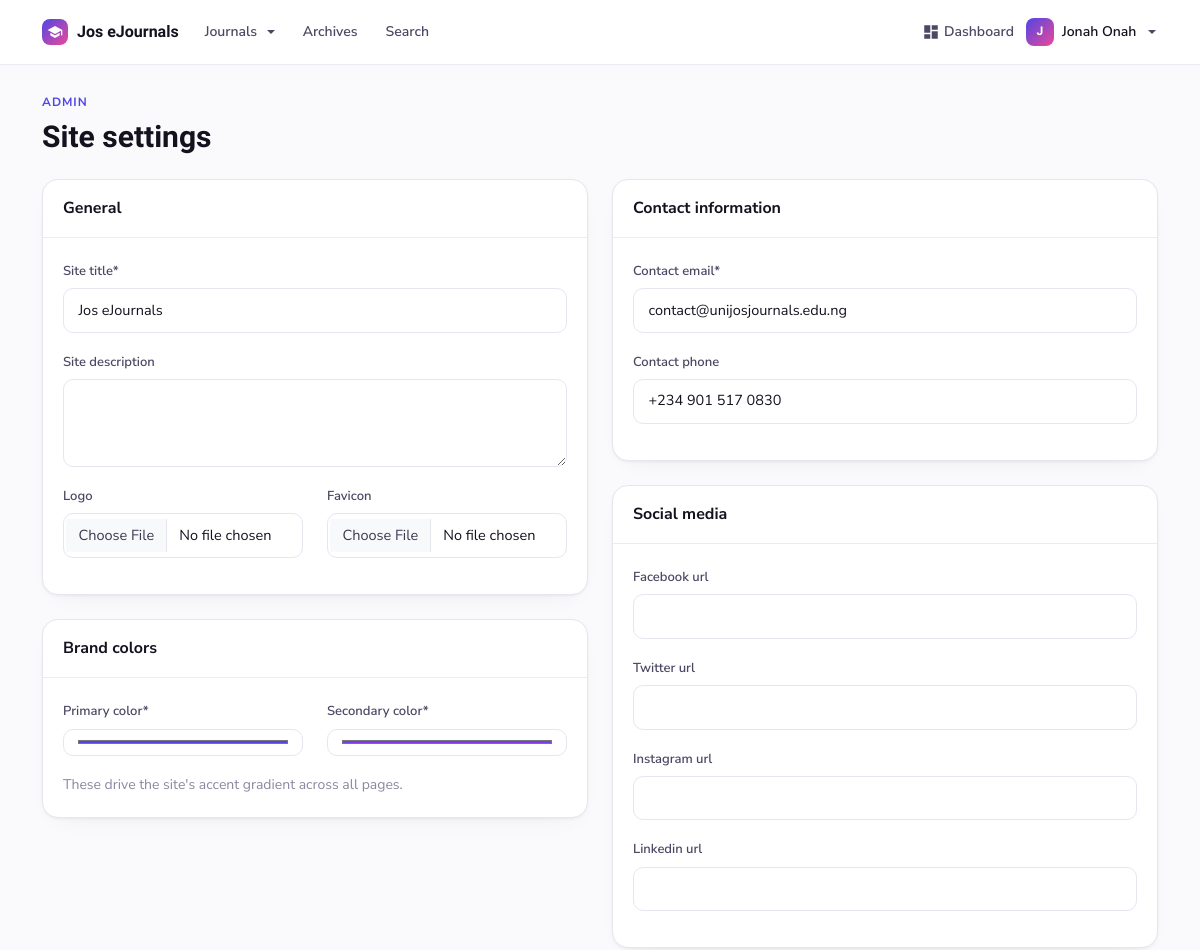
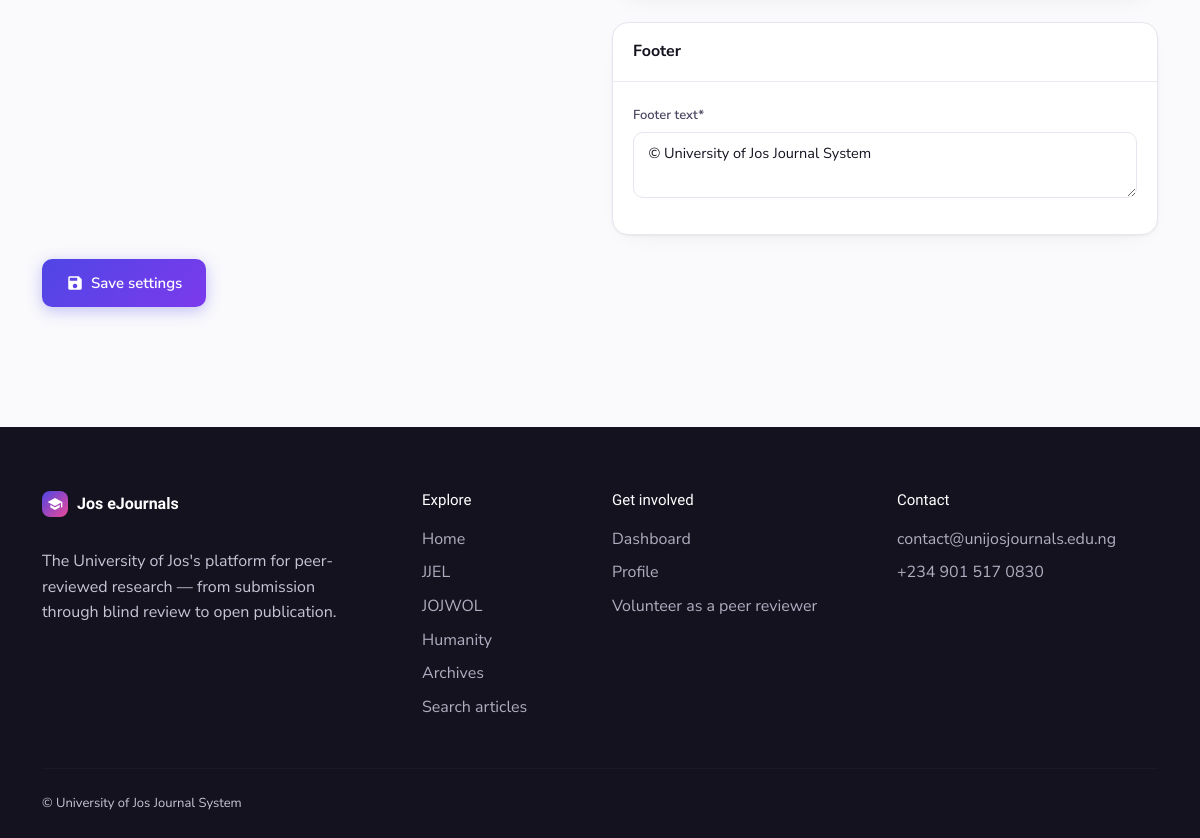
/management/site-settings/ (signed in), run on the app's committed database (2 pictures, top to bottom).
### journalapp/models.py (models this page shows, shortened)
class SiteSettings(models.Model):
    site_title = models.CharField(max_length=100, default="University of Jos Journal System")
    site_description = models.TextField(blank=True)
    logo = models.ImageField(upload_to='site_images', blank=True, null=True)
    favicon = models.ImageField(upload_to='site_images', blank=True, null=True)
    primary_color = models.CharField(max_length=20, default="#007bff")
    secondary_color = models.CharField(max_length=20, default="#6c757d")
    footer_text = models.TextField(default="© University of Jos Journal System")
    contact_email = models.EmailField(default="contact@unijosjournals.edu.ng")
    contact_phone = models.CharField(max_length=20, blank=True)
    facebook_url = models.URLField(blank=True)
    twitter_url = models.URLField(blank=True)
    instagram_url = models.URLField(blank=True)
    linkedin_url = models.URLField(blank=True)
    class Meta:
        verbose_name = "Site Settings"
        verbose_name_plural = "Site Settings"

class CustomUser(AbstractBaseUser, PermissionsMixin):
    email = models.EmailField(unique=True)
    first_name = models.CharField(max_length=30, blank=True)
    last_name = models.CharField(max_length=30, blank=True)
    is_active = models.BooleanField(default=True)
    is_staff = models.BooleanField(default=False)
    date_joined = models.DateTimeField(default=timezone.now)
    objects = CustomUserManager()
    USERNAME_FIELD = 'email'
    REQUIRED_FIELDS = []
    class Meta:
        verbose_name = 'User'
        verbose_name_plural = 'Users'
    def get_full_name(self):
        return f"{self.first_name} {self.last_name}".strip()

class Journal(models.Model):
    name = models.CharField(max_length=200)
    slug = models.SlugField(
        max_length=80, unique=True,
        help_text="Used in the journal's web address, e.g. 'jjel'."
    )
    abbreviation = models.CharField(
        max_length=20, blank=True,
        help_text="Short form, e.g. 'JJEL'. Shown on the journal card when no logo is set."
    )
    tagline = models.CharField(
        max_length=255, blank=True,
        help_text="One line shown under the journal name."
    )
    description = RichTextField(blank=True)
    about = RichTextField(
        blank=True,
        help_text="Aims and scope — the main text on the journal's home page."
    )
    logo = models.ImageField(
        upload_to='journal_logos', blank=True, null=True,
        help_text="Square-ish logo used on the journal cards."
    )
    cover_image = models.ImageField(upload_to='journal_covers', blank=True, null=True)
    issn_print = models.CharField(max_length=20, blank=True, verbose_name="ISSN (Print)")
    issn_online = models.CharField(max_length=20, blank=True, verbose_name="ISSN (Online)")
    published_by = models.CharField(
        max_length=255, blank=True,
        help_text="e.g. 'Department of English, University of Jos'."
    )
    contact_email = models.EmailField(blank=True)
    department = models.ForeignKey(
        Department, on_delete=models.SET_NULL, null=True, blank=True,
        related_name='journals',
        help_text="Optional internal grouping. Not shown to visitors."
    )
    order = models.PositiveIntegerField(
        default=0, help_text="Controls the order journals appear in on the home page."
    )
    is_active = models.BooleanField(
        default=True, help_text="Untick to hide this journal from the public site."
    )
    class Meta:
        ordering = ['order', 'name']

### journalapp/views.py (the view)
# urls.py: path('management/site-settings/', views.site_settings, name='site_settings'),
@staff_member_required
def site_settings(request):
    settings, created = SiteSettings.objects.get_or_create(pk=1)
    if request.method == 'POST':
        form = SiteSettingsForm(request.POST, request.FILES, instance=settings)
        if form.is_valid():
            form.save()
            messages.success(request, 'Site settings updated successfully!')
            return redirect('site_settings')
    else:
        form = SiteSettingsForm(instance=settings)
    context = {
        'form': form,
        'title': 'Site Settings'
    }
    return render(request, 'journalapp/site_settings.html', context)

### journalapp/forms.py
class SiteSettingsForm(forms.ModelForm):
    class Meta:
        model = SiteSettings
        fields = '__all__'
        widgets = {
            'site_description': forms.Textarea(attrs={'rows': 3}),
            'footer_text': forms.Textarea(attrs={'rows': 2}),
            'primary_color': forms.TextInput(attrs={'type': 'color'}),
            'secondary_color': forms.TextInput(attrs={'type': 'color'}),
        }

### journalapp/context_processors.py (called while the page is built)
def site_settings(request):
    try:
        settings = SiteSettings.objects.first()
        if not settings:
            settings = SiteSettings.objects.create()
    except:
        settings = None
    return {'site_settings': settings}

def journal_roles(request):
    user = getattr(request, 'user', None)
    if not (user and user.is_authenticated):
        return {'can_manage_journals': False, 'can_manage_journal_content': False}
    return {
        'can_manage_journals': can_manage_any_journal(user, roles=WORKFLOW_ROLES),
        'can_manage_journal_content': can_manage_any_journal(user, roles=CONTENT_ROLES),
    }

def nav_journals(request):
    return {
        'nav_journals': Journal.objects.filter(is_active=True).only(
            'name', 'slug', 'abbreviation'
        )
    }

### journalapp/permissions.py (called while the page is built)
def is_site_admin(user):
    return bool(
        user
        and user.is_authenticated
        and (user.is_superuser or user.is_staff)
    )

def can_manage_any_journal(user, roles=None):
    if is_site_admin(user):
        return True
    return journals_for(user, roles=roles).exists()

### journalapp/templates/journalapp/site_settings.html (shortened to what this page needs)
{% extends 'journalapp/base.html' %}
{% load crispy_forms_tags %}
{% block content %}
<div class="container py-4">
    <div class="mb-4">
        <span class="uj-kicker">Admin</span>
        <h1 class="mt-1 mb-0" style="font-size:30px;">Site settings</h1>
    </div>
    <form method="POST" enctype="multipart/form-data">
        <div class="row g-4">
            <div class="col-lg-6">
                <div class="card mb-4">
                    <div class="card-header">General</div>
                    <div class="card-body">
                        {{ form.site_title|as_crispy_field }}
                        {{ form.site_description|as_crispy_field }}
                        <div class="row">
                            <div class="col-md-6">
                                {{ form.logo|as_crispy_field }}
                            </div>
                            <div class="col-md-6">
                                {{ form.favicon|as_crispy_field }}
                            </div>
                        </div>
                    </div>
                </div>
                <div class="card">
                    <div class="card-header">Brand colors</div>
                    <div class="card-body">
                        <div class="row">
                            <div class="col-md-6">{{ form.primary_color|as_crispy_field }}</div>
                            <div class="col-md-6">{{ form.secondary_color|as_crispy_field }}</div>
                        </div>
                        <small class="text-muted">These drive the site's accent gradient across all pages.</small>
                    </div>
                </div>
            </div>
            <div class="col-lg-6">
                <div class="card mb-4">
                    <div class="card-header">Contact information</div>
                    <div class="card-body">
                        {{ form.contact_email|as_crispy_field }}
                        {{ form.contact_phone|as_crispy_field }}
                    </div>
                </div>
                <div class="card mb-4">
                    <div class="card-header">Social media</div>
                    <div class="card-body">
                        {{ form.facebook_url|as_crispy_field }}
                        {{ form.twitter_url|as_crispy_field }}
                        {{ form.instagram_url|as_crispy_field }}
                        {{ form.linkedin_url|as_crispy_field }}
                    </div>
                </div>
                <div class="card">
                    <div class="card-header">Footer</div>
                    <div class="card-body">{{ form.footer_text|as_crispy_field }}</div>
                </div>
            </div>
        </div>
        <div class="mt-4">
            <button type="submit" class="btn btn-primary btn-lg"><i class="material-icons" style="font-size:18px;">save</i> Save settings</button>
        </div>
    </form>
</div>
{% endblock %}

### journalapp/templates/journalapp/base.html (shortened to what this page needs)
{% load static %}
<!DOCTYPE html>
<html lang="en">
<head>
    <link href="https://cdn.jsdelivr.net/npm/bootstrap@5.3.0-alpha1/dist/css/bootstrap.min.css" rel="stylesheet">
    <link rel="stylesheet" href="https://cdnjs.cloudflare.com/ajax/libs/font-awesome/6.0.0-beta3/css/all.min.css">
    <link href="{% static 'css/theme.css' %}" rel="stylesheet">
</head>
<body class="d-flex flex-column min-vh-100">
    <header>
        <nav class="navbar navbar-expand-lg uj-navbar">
            <div class="container">
                <a class="uj-brand me-lg-4" href="{% url 'home' %}">
                    <span class="uj-brand-mark">
                        {% if site_settings.logo %}
                        <img src="{{ site_settings.logo.url }}" alt="{{ site_settings.site_title }}">
                        {% else %}
                        <i class="material-icons" style="font-size:16px;">school</i>
                        {% endif %}
                    </span>
                    <span>{{ site_settings.site_title|default:"UniJos Journals" }}</span>
                </a>
                <div class="collapse navbar-collapse" id="navbarNav">
                    <ul class="navbar-nav align-items-lg-center gap-lg-4 me-auto mt-3 mt-lg-0">
                        <li class="nav-item dropdown">
                            <a class="uj-nav-link dropdown-toggle" href="{% url 'journal_list' %}" id="journalsDropdown" role="button" data-bs-toggle="dropdown" aria-expanded="false">Journals</a>
                        </li>
                        <li class="nav-item">
                            <a class="uj-nav-link" href="{% url 'all_issues' %}">Archives</a>
                        </li>
                        <li class="nav-item">
                            <a class="uj-nav-link" href="{% url 'article_search' %}">Search</a>
                        </li>
                    </ul>
                    <ul class="navbar-nav align-items-lg-center gap-2">
                        {% if user.is_authenticated %}
                            <li class="nav-item">
                                <a class="uj-nav-link d-inline-flex align-items-center gap-1" href="{% url 'dashboard' %}">
                                    <i class="material-icons">dashboard</i> Dashboard
                                </a>
                            </li>
                            <li class="nav-item dropdown">
                                <a class="uj-nav-link dropdown-toggle d-inline-flex align-items-center gap-2" href="#" id="userDropdown" role="button" data-bs-toggle="dropdown" aria-expanded="false">
                                    <span class="uj-brand-mark" style="width:28px;height:28px;font-size:12px;font-family:var(--uj-font-heading);font-weight:700;">
                                        {{ user.get_full_name|default:user.email|first|upper }}
                                    </span>
                                    <span class="fw-semibold d-none d-lg-inline" style="color:var(--uj-ink);">{{ user.get_full_name|default:user.email }}</span>
                                </a>
                            </li>
                        {% endif %}
                    </ul>
                </div>
            </div>
        </nav>
    </header>
    <div class="toast-container position-fixed top-0 end-0 p-3" style="z-index: 9999;">
    </div>
    <main class="flex-grow-1 mb-3">
        {% block content %}{% endblock %}
    </main>
    <footer class="uj-footer">
        <div class="container">
            <div class="row g-4">
                <div class="col-lg-4 mb-2">
                    <a class="uj-brand mb-3" href="{% url 'home' %}">
                        <span class="uj-brand-mark">
                            {% if site_settings.logo %}
                            <img src="{{ site_settings.logo.url }}" alt="{{ site_settings.site_title }}">
                            {% else %}
                            <i class="material-icons" style="font-size:16px;">school</i>
                            {% endif %}
                        </span>
                        <span>{{ site_settings.site_title|default:"UniJos Journals" }}</span>
                    </a>
                    <p class="mt-3" style="max-width:320px;">{{ site_settings.site_description|default:"The University of Jos's platform for peer-reviewed research — from submission through blind review to open publication." }}</p>
                </div>
                <div class="col-6 col-lg-2 mb-2">
                    <h5>Explore</h5>
                    <ul class="list-unstyled d-grid gap-2">
                        <li><a href="{% url 'home' %}">Home</a></li>
                        {% for j in nav_journals %}
                        <li><a href="{% url 'journal_home' j.slug %}">{{ j.abbreviation|default:j.name }}</a></li>
                        {% endfor %}
                        <li><a href="{% url 'all_issues' %}">Archives</a></li>
                        <li><a href="{% url 'article_search' %}">Search articles</a></li>
                    </ul>
                </div>
                <div class="col-6 col-lg-3 mb-2">
                    <h5>Get involved</h5>
                    <ul class="list-unstyled d-grid gap-2">
                        {% if user.is_authenticated %}
                        <li><a href="{% url 'dashboard' %}">Dashboard</a></li>
                        <li><a href="{% url 'profile' %}">Profile</a></li>
                        {% else %}
                        <li><a href="{% url 'register' %}">Submit a manuscript</a></li>
                        <li><a href="{% url 'register' %}">Create an account</a></li>
                        <li><a href="{% url 'login' %}">Log in</a></li>
                        {% endif %}
                        <li><a href="{% url 'reviewer_apply' %}">Volunteer as a peer reviewer</a></li>
                    </ul>
                </div>
                <div class="col-lg-3 mb-2">
                    <h5>Contact</h5>
                    <ul class="list-unstyled d-grid gap-2">
                        {% if site_settings.contact_email %}
                        <li><a href="mailto:{{ site_settings.contact_email }}">{{ site_settings.contact_email }}</a></li>
                        {% endif %}
                        {% if site_settings.contact_phone %}
                        <li><a href="tel:{{ site_settings.contact_phone }}">{{ site_settings.contact_phone }}</a></li>
                        {% endif %}
                    </ul>
                </div>
            </div>
            <hr class="my-4">
            <div class="d-flex flex-column flex-md-row justify-content-between align-items-center gap-2" style="font-size:13px;">
                <p class="mb-0">{{ site_settings.footer_text|default:"© University of Jos Journal System. All rights reserved." }}</p>
            </div>
        </div>
    </footer>
</body>
</html>

### data on the page
SiteSettings: site_title "Jos eJournals", primary_color "#4f46e5", secondary_color "#7c3aed", contact_email "contact@unijosjournals.edu.ng", contact_phone "+234 901 517 0830", footer_text "© University of Jos Journal System", site_description "The University of Jos's platform for peer-reviewed research — from submission through blind review to open publication."
CustomUser: get_full_name|first "J", get_full_name "Jonah Onah"
Journal: abbreviation "JJEL"
Journal: abbreviation "JOJWOL"
Journal: abbreviation "Humanity"
